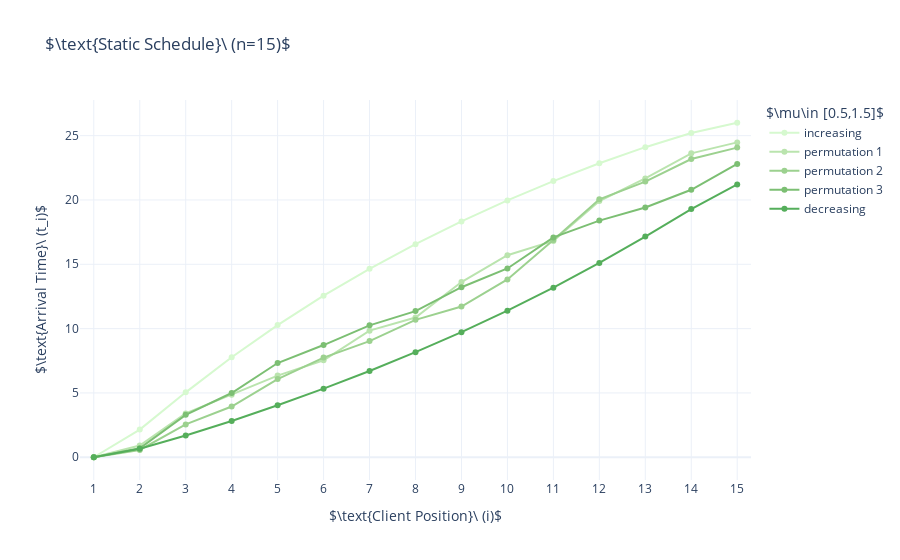

The notebook cell saved with this chart:
### Markdown cell above
Again we draw some plots.

### Code cell
omega = 0.5
n = 15

mus_incr = np.linspace(0.5,1.5,n)
mus_list = [mus_incr, np.random.permutation(mus_incr), np.random.permutation(mus_incr),
                np.random.permutation(mus_incr), mus_incr[::-1]]
mus_list_names = ['increasing', 'permutation 1', 'permutation 2', 'permutation 3', 'decreasing']

schedules = []
costs = []

for mus in mus_list:
    

    c_stored = [[[None for j in range(n)] for l in range(n)] for k in range(n)]
    optimization = minimize(static_cost_het, range(n), args=(mus,omega), bounds=(((0,0),) + (((0,None)),) * (n-1)))

    print(f'mus: {mus}')
    print(f'omega: {omega}')
    print(f'Optimal Schedule: {optimization.x}')
    print(f'Costs: {optimization.fun}\n')
    
    schedules += [optimization.x]
    costs += [optimization.fun]

palette = cycle(px.colors.sequential.algae)
fig = go.Figure()

for i in range(len(mus_list)):
    
    fig.add_trace(go.Scatter(x=np.arange(1,n+1), y=schedules[i], name=mus_list_names[i], marker_color=next(palette)))

fig.update_layout(
    template='plotly_white',
    title='$\\text{Static Schedule}\ (n=15)$',
    legend_title="$\mu\in [0.5,1.5]$", 
    xaxis={'title': '$\\text{Client Position}\ (i)$', 'range': [0.7, n + 0.3], 'dtick': 1},
    yaxis={'title': '$\\text{Arrival Time}\ (t_i)$'}
)

fig.show()

### Figure 1 — Plotly figure (JSON) as saved in the notebook; plotly's stock layout.template omitted (floating-point values rounded to 4 significant figures)
{"data": [{"marker": {"color": "rgb(214, 249, 207)"}, "name": "increasing", "type": "scatter", "x": [1, 2, 3, 4, 5, 6, 7, 8, 9, 10, 11, 12, 13, 14, 15], "y": [0, 2.151, 5.046, 7.776, 10.28, 12.56, 14.65, 16.57, 18.33, 19.96, 21.47, 22.85, 24.11, 25.2, 26.0]}, {"marker": {"color": "rgb(186, 228, 174)"}, "name": "permutation 1", "type": "scatter", "x": [1, 2, 3, 4, 5, 6, 7, 8, 9, 10, 11, 12, 13, 14, 15], "y": [0, 0.9138, 3.407, 4.864, 6.349, 7.535, 9.843, 10.86, 13.62, 15.71, 16.81, 19.91, 21.68, 23.62, 24.48]}, {"marker": {"color": "rgb(156, 209, 143)"}, "name": "permutation 2", "type": "scatter", "x": [1, 2, 3, 4, 5, 6, 7, 8, 9, 10, 11, 12, 13, 14, 15], "y": [0, 0.5649, 2.552, 3.941, 6.082, 7.745, 9.03, 10.68, 11.72, 13.83, 16.89, 20.05, 21.43, 23.19, 24.07]}, {"marker": {"color": "rgb(124, 191, 115)"}, "name": "permutation 3", "type": "scatter", "x": [1, 2, 3, 4, 5, 6, 7, 8, 9, 10, 11, 12, 13, 14, 15], "y": [0, 0.6981, 3.296, 4.993, 7.325, 8.722, 10.25, 11.36, 13.22, 14.68, 17.09, 18.4, 19.41, 20.79, 22.8]}, {"marker": {"color": "rgb(85, 174, 91)"}, "name": "decreasing", "type": "scatter", "x": [1, 2, 3, 4, 5, 6, 7, 8, 9, 10, 11, 12, 13, 14, 15], "y": [0, 0.6588, 1.687, 2.823, 4.039, 5.333, 6.706, 8.168, 9.727, 11.39, 13.18, 15.1, 17.15, 19.3, 21.21]}], "layout": {"legend": {"title": {"text": "$\\mu\\in [0.5,1.5]$"}}, "title": {"text": "$\\text{Static Schedule}\\ (n=15)$"}, "xaxis": {"dtick": 1, "range": [0.7, 15.3], "title": {"text": "$\\text{Client Position}\\ (i)$"}}, "yaxis": {"title": {"text": "$\\text{Arrival Time}\\ (t_i)$"}}}}
